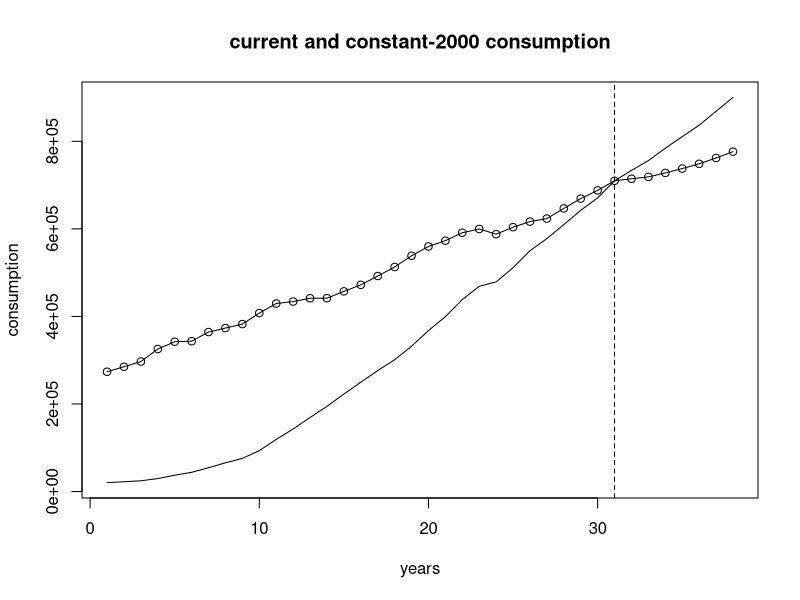
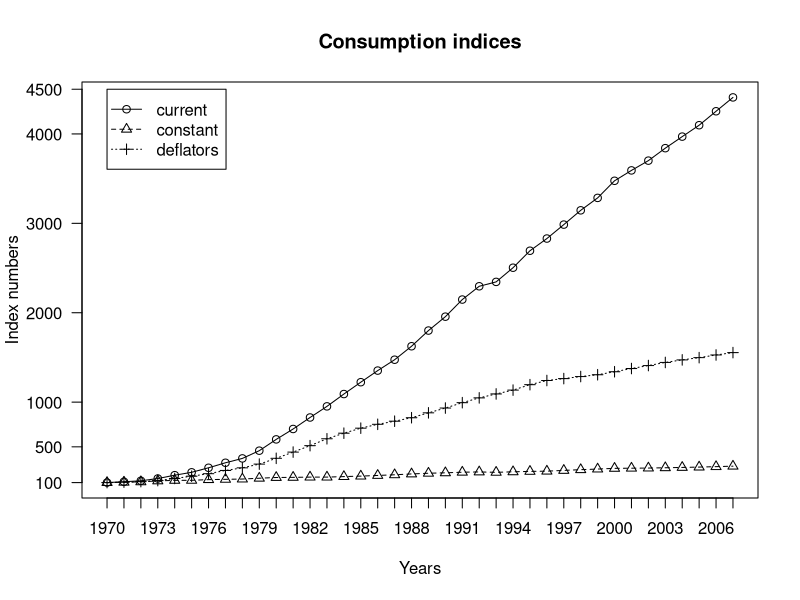

Source code (R) for these figures, in order:
## ---- chunk 1
ni <- read.csv2("data/numeroindice.csv")
attach(ni)
V0=sum(p0*q0)
V1=sum(p1*q1)
V2=sum(p2*q2)
V0;V1;V2
## ---- chunk 2
Iv1 <- ((V1/V0)-1)*100
Iv2 <- ((V2/V1)-1)*100
round(Iv1,2);round(Iv2,2)
## ---- chunk 3
V01 <- sum(p0*q1)
V10 <- sum(p1*q0)
IqL <- (V01/V0)*100
IpL <- (V10/V0)*100
IqP <- (V1/V10)*100
IpP <- (V1/V01)*100
round(c(IqL,IqP,IpL,IpP),0)
## ---- chunk 4
round((((IqL*IpP)/100)-100),2)
round((((IqP*IpL)/100)-100),2)
## ---- chunk 5
IpF <- (IpL*IpP)^(0.5)
IqF <- (IqL*IqP)^(0.5)
round(((IqF*IpF/100)-100),2)
## ---- chunk 6
IpL01 <- sum(p1*q0)/sum(p0*q0)       # Laspeyres between 0 and 1
IpL12 <- sum(p2*q1)/sum(p1*q1)       # Laspeyres between 1 and 2
IpL02 <- sum(p2*q0)/sum(p0*q0)       # direct Laspeyres between 0 and 2
round(c(concatenato = (IpL01*IpL12 - 1)*100,
        diretto     = (IpL02 - 1)*100), 0)
detach(ni)
## ---- chunk 7
rival <- read.csv2("data/rivalutazione.csv")
attach(rival)
coff <- as.array(coeffrival)
rownames(coff) <- anni
coff["2007"]; coff["2008"]
## ---- chunk 8
C <- 1210281; coff["2007"]*C
## ---- chunk 9
coff00 <- coff/coff["2000"]
cons00 <- consfam*coff00; cons <- as.array(consfam)
rownames(cons) <- anni; cons00["2007"]
cons["2007"]
## ---- chunk 10
((coff["2000"]/coff["2007"])-1)*100
## ---- chunk 11
#| fig-cap: "Figure 3.1 – Consumption at current prices (solid line) and at constant 2000 prices (dotted line) in Italy, 1970-2007 (€ million)"
cons2000 <- cons00[complete.cases(cons00)]
conscorr <- cons[complete.cases(cons)]
plot(conscorr, type="l", xlab="years", ylab="consumption",
     main="current and constant-2000 consumption")
lines(cons2000, type="o")
abline(v=(2000-1970+1), lty=2)
## ---- chunk 12
#| fig-cap: "Figure 3.2 – Fixed-base index numbers, 1970=100"
NIconscorr <- conscorr/conscorr["1970"]*100
NIcons2000 <- cons2000/cons2000["1970"]*100
deflatori <- conscorr/cons2000
NIdeflatori <-
  deflatori/deflatori["1970"]*100
plot(NIconscorr, pch=1, type="o",
     lty=1, axes=FALSE, ann=FALSE)
lines(NIcons2000, pch=2, type="o", lty=2)
lines(NIdeflatori, pch=3, type="o", lty=3)
axis(1, at=1:38, lab=c(1970:2007))
axis(2, las=1, at=c(100,500,1000,2000,3000,4000,4500))
box()
title(main="Consumption indices", xlab="Years", ylab="Index numbers")
legend(1, 4500, c("current","constant",
       "deflators"), pch=1:3, lty=1:3)
detach(rival)
